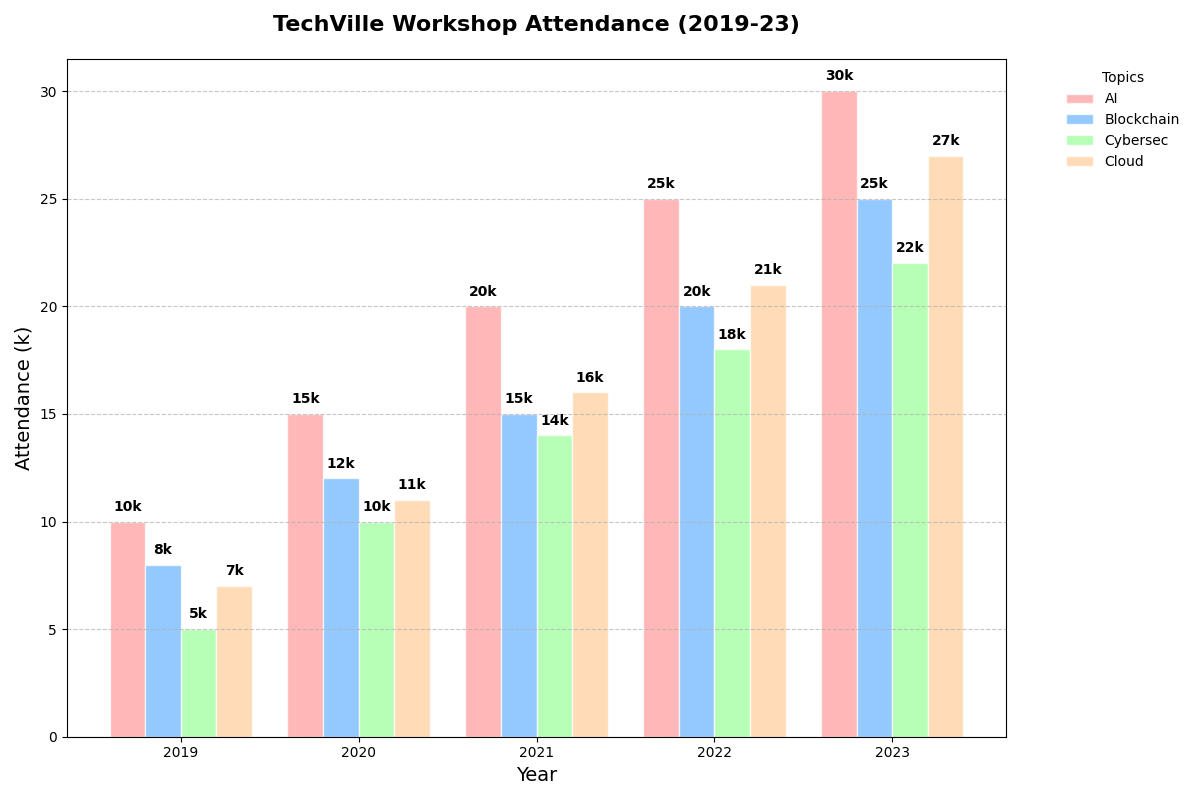

The script that drew this image:
import matplotlib.pyplot as plt
import numpy as np

# Define years and workshop topics
years = ['2019', '2020', '2021', '2022', '2023']
workshop_topics = ['AI', 'Blockchain', 'Cybersec', 'Cloud']

# Attendance data (in thousands)
attendance_data = np.array([
    [10, 15, 20, 25, 30],  # AI
    [8, 12, 15, 20, 25],   # Blockchain
    [5, 10, 14, 18, 22],   # Cybersec
    [7, 11, 16, 21, 27],   # Cloud
])

# Colors for different workshops
colors = ['#ff9999', '#66b3ff', '#99ff99', '#ffcc99']

# Create the figure and subplot
fig, ax = plt.subplots(figsize=(12, 8))

# Create bar charts
bar_width = 0.2
bar_positions = np.arange(len(years))
for i, topic in enumerate(workshop_topics):
    ax.bar(bar_positions + i*bar_width, attendance_data[i], width=bar_width, label=topic, color=colors[i], edgecolor='white', alpha=0.7)

# Add title and labels
ax.set_title("TechVille Workshop Attendance (2019-23)", fontsize=16, fontweight='bold', pad=20)
ax.set_xlabel("Year", fontsize=14)
ax.set_ylabel("Attendance (k)", fontsize=14)

# Set x-axis ticks and add grid
ax.set_xticks(bar_positions + bar_width * 1.5)
ax.set_xticklabels(years)
ax.yaxis.grid(True, linestyle='--', alpha=0.7)

# Add legend
ax.legend(title="Topics", loc='upper left', bbox_to_anchor=(1.05, 1), frameon=False)

# Annotate bars with exact attendance
for i, topic in enumerate(workshop_topics):
    for j, year in enumerate(years):
        ax.text(bar_positions[j] + i*bar_width, attendance_data[i][j] + 0.5, f'{attendance_data[i][j]}k', ha='center', fontsize=10, fontweight='bold')

# Adjust layout to prevent overlap
plt.tight_layout()

# Display the plot
plt.show()
